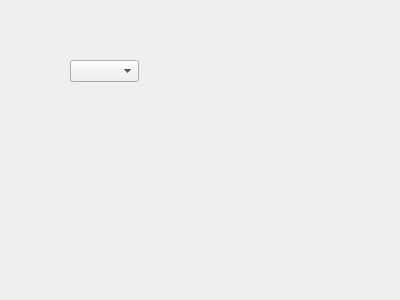
<?xml version="1.0" encoding="UTF-8"?>
<ui version="4.0">
 <class>Widget</class>
 <widget class="QWidget" name="Widget">
  <property name="geometry">
   <rect>
    <x>0</x>
    <y>0</y>
    <width>400</width>
    <height>300</height>
   </rect>
  </property>
  <property name="windowTitle">
   <string>Widget</string>
  </property>
  <widget class="QComboBox" name="comboBoxSeriPortlar">
   <property name="geometry">
    <rect>
     <x>70</x>
     <y>60</y>
     <width>69</width>
     <height>22</height>
    </rect>
   </property>
  </widget>
 </widget>
 <layoutdefault spacing="6" margin="11"/>
 <resources/>
 <connections/>
</ui>
